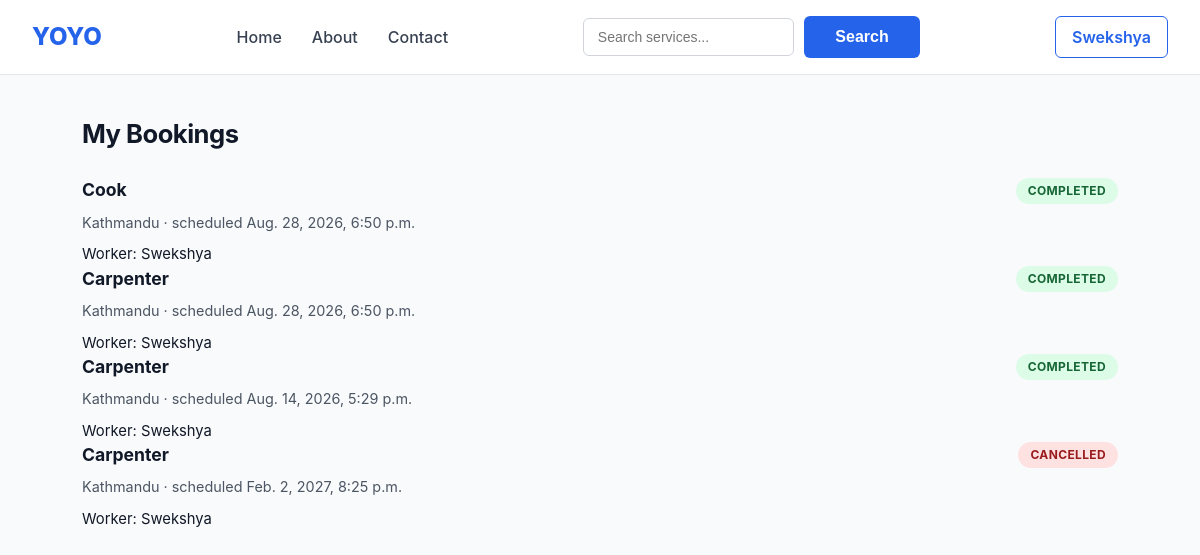
Screenshot of /bookings/mine/ (signed in) with the database file from the repository.
### accounts/models.py (models this page shows, shortened)
class User(AbstractUser):
    class Role(models.TextChoices):
        CUSTOMER = "customer", "Customer"
        WORKER = "worker", "Worker"
        ADMIN = "admin", "Admin"
    id = models.UUIDField(primary_key=True, default=uuid.uuid4, editable=False)
    role = models.CharField(max_length=20, choices=Role.choices, default=Role.CUSTOMER)
    phone_number = models.CharField(max_length=20, unique=True, null=True, blank=True)
    address = models.CharField(max_length=255, blank=True)
    city = models.CharField(max_length=100, blank=True)
    latitude = models.DecimalField(max_digits=9, decimal_places=6, null=True, blank=True)
    longitude = models.DecimalField(max_digits=9, decimal_places=6, null=True, blank=True)
    is_phone_verified = models.BooleanField(default=False)
    created_at = models.DateTimeField(auto_now_add=True)
    updated_at = models.DateTimeField(auto_now=True)

### bookings/models.py (models this page shows, shortened)
class Booking(models.Model):
    class Status(models.TextChoices):
        PENDING = "pending", "Pending"          # created, awaiting worker assignment/acceptance
        ACCEPTED = "accepted", "Accepted"        # worker accepted
        IN_PROGRESS = "in_progress", "In Progress"
        COMPLETED = "completed", "Completed"
        CANCELLED = "cancelled", "Cancelled"
        REJECTED = "rejected", "Rejected"
    id = models.UUIDField(primary_key=True, default=uuid.uuid4, editable=False)
    customer = models.ForeignKey(
        settings.AUTH_USER_MODEL, on_delete=models.CASCADE, related_name="bookings_made"
    )
    worker = models.ForeignKey(
        WorkerProfile, on_delete=models.SET_NULL, null=True, blank=True, related_name="bookings"
    )
    category = models.ForeignKey(ServiceCategory, on_delete=models.PROTECT, related_name="bookings")
    status = models.CharField(max_length=20, choices=Status.choices, default=Status.PENDING)
    address = models.CharField(max_length=255)
    city = models.CharField(max_length=100)
    scheduled_start = models.DateTimeField()
    notes = models.TextField(blank=True)
    estimated_price = models.DecimalField(max_digits=8, decimal_places=2, null=True, blank=True)
    final_price = models.DecimalField(max_digits=8, decimal_places=2, null=True, blank=True)
    created_at = models.DateTimeField(auto_now_add=True)
    updated_at = models.DateTimeField(auto_now=True)
    completed_at = models.DateTimeField(null=True, blank=True)
    cancelled_at = models.DateTimeField(null=True, blank=True)
    cancellation_reason = models.CharField(max_length=255, blank=True)
    class Meta:
        ordering = ["-created_at"]

### categories/models.py (models this page shows, shortened)
class ServiceCategory(models.Model):
    name = models.CharField(max_length=100, unique=True)
    slug = models.SlugField(max_length=110, unique=True)
    description = models.TextField(blank=True)
    service_image=models.ImageField(upload_to='services/', blank=True, null=True)
    icon = models.CharField(max_length=100, blank=True, help_text="Icon name/key for the frontend")
    base_price = models.DecimalField(max_digits=8, decimal_places=2, help_text="Starting/callout price")
    is_active = models.BooleanField(default=True)
    class Meta:
        verbose_name_plural = "Service categories"
        ordering = ["name"]

### workers/models.py (models this page shows, shortened)
class WorkerProfile(models.Model):
    id = models.UUIDField(primary_key=True, default=uuid.uuid4, editable=False)
    user = models.OneToOneField(
        settings.AUTH_USER_MODEL, on_delete=models.CASCADE, related_name="worker_profile"
    )
    bio = models.TextField(blank=True)
    hourly_rate = models.DecimalField(max_digits=8, decimal_places=2, null=True, blank=True)
    city = models.CharField(max_length=100)
    is_available = models.BooleanField(default=True)
    is_verified = models.BooleanField(default=False)
    average_rating = models.DecimalField(max_digits=3, decimal_places=2, default=0)
    total_jobs_completed = models.PositiveIntegerField(default=0)
    skills = models.ManyToManyField(ServiceCategory, related_name="workers", blank=True)
    created_at = models.DateTimeField(auto_now_add=True)

### bookings/views.py (the view)
# urls.py: path("mine/", views.my_bookings, name="mine"),
@login_required
def my_bookings(request):
    if hasattr(request.user, "worker_profile"):
        bookings = BookingService.list_for_worker(request.user.worker_profile)
    else:
        bookings = BookingService.list_for_customer(request.user)
    return render(request, "bookings/mine.html", {"bookings": bookings})

### bookings/services.py (called while the page is built)
    @staticmethod
    def list_for_worker(worker: WorkerProfile):
        return Booking.objects.filter(worker=worker).select_related("category", "customer")

### bookings/templates/bookings/mine.html (shortened to what this page needs)
{% extends "base.html" %}
{% load static %}
{% block css %}
  <link rel="stylesheet" href="{% static 'css/mine.css' %}">
{% endblock %}
{% block content %}
<h2>My Bookings</h2>
{% for booking in bookings %}
<div class="card">
    <h3><a href="{% url 'bookings:detail' booking.id %}">{{ booking.category.name }}</a>
        <span class="badge badge-{{ booking.status }}">{{ booking.get_status_display }}</span>
    </h3>
    <p class="muted">{{ booking.city }} &middot; scheduled {{ booking.scheduled_start }}</p>
    <p>{% if booking.worker %}Worker: {{ booking.worker.user.username }}{% else %}No worker assigned yet{% endif %}</p>
</div>
{% empty %}
<p>You have no bookings yet.</p>
{% endfor %}
{% endblock %}

### templates/base.html (shortened to what this page needs)
{% load static %}
<!DOCTYPE html>
<html lang="en">
<head>
    <link rel="stylesheet" href="{% static 'css/style.css' %}">
    {% block css %}
    {% endblock %}
</head>
<body>
<nav class="navbar">
    <a href="{% url 'categories:list' %}" class="logo">
        YOYO
    </a>
    <ul class="nav-links">
        <li><a href="{% url 'categories:list' %}">Home</a></li>
        <li><a href="{% url 'categories:about' %}">About</a></li>
        <li><a href="{% url 'categories:contact' %}">Contact</a></li>
    </ul>
    <form
    class="search-form"
    method="get"
    action="{% url 'workers:search' %}"
>
    <input
        type="text"
        name="q"
        placeholder="Search services..."
    >
    <button type="submit">
        Search
    </button>
</form>
    {% if user.is_authenticated %}
        <a href="{% url 'accounts:dashboard' %}">
            {{ user.username }}
        </a>
    {% else %}
        <a href="{% url 'accounts:login' %}">
            Login
        </a>
    {% endif %}
</nav>
    <main>
        {% block content %}
        {% endblock %}
    </main>
</body>
</html>

### static/CSS/style.css (style rules this page uses)
* { margin: 0; padding: 0; box-sizing: border-box; }
body { font-family: -apple-system, BlinkMacSystemFont, "Segoe UI", Roboto, Helvetica, Arial, sans-serif; background: #f9fafb; color: #111827; line-height: 1.5; }
a { text-decoration: none; color: inherit; }
ul { list-style: none; }
.navbar { display: flex; align-items: center; justify-content: space-between; gap: 20px; padding: 16px 32px; background: #ffffff; border-bottom: 1px solid #e5e7eb; position: sticky; top: 0; z-index: 100; }
.logo { font-size: 24px; font-weight: 800; color: #2563eb; }
.nav-links { display: flex; align-items: center; gap: 30px; }
.nav-links a { color: #374151; font-weight: 500; transition: color 0.2s ease; }
.search-form { display: flex; align-items: center; gap: 10px; margin: 0; padding: 0; background: transparent; border: none; max-width: 400px; }
.search-form input { width: 250px; margin: 0; padding: 10px 14px; border: 1px solid #d1d5db; border-radius: 6px; font-size: 14px; outline: none; }
.search-form button { padding: 10px 16px; border: none; border-radius: 6px; background: #2563eb; color: #ffffff; font-weight: 600; cursor: pointer; }
.navbar > a:last-child { padding: 8px 16px; border: 1px solid #2563eb; border-radius: 6px; color: #2563eb; font-weight: 600; transition: all 0.2s ease; }
main { max-width: 1100px; margin: 0 auto; padding: 32px; }
h2 { margin-bottom: 16px; font-size: 24px; }
p { color: #4b5563; }
form { max-width: 420px; margin: 32px auto; padding: 32px; background: #ffffff; border: 1px solid #e5e7eb; border-radius: 10px; }
form input, form select, form textarea { width: 100%; margin-bottom: 16px; padding: 12px; border: 1px solid #d1d5db; border-radius: 6px; }
form button[type="submit"] { width: 100%; padding: 12px; border: none; border-radius: 6px; background: #2563eb; color: #ffffff; font-size: 16px; cursor: pointer; }

### static/CSS/mine.css (style rules this page uses)
h2 { font-size: 1.6rem; font-weight: 700; letter-spacing: -0.02em; margin: 8px 0 24px; color: var(--text); }
.card h3 { display: flex; align-items: center; justify-content: space-between; flex-wrap: wrap; gap: 10px; margin: 0 0 8px; font-size: 1.1rem; }
.card h3 a { color: var(--text); text-decoration: none; transition: color 0.15s ease; }
.card .muted { margin: 0 0 10px; font-size: 0.9rem; }
.card p:last-child { margin: 0; font-size: 0.925rem; color: var(--text); }
.card { transition: box-shadow 0.15s ease, transform 0.15s ease; }
.badge { display: inline-flex; align-items: center; padding: 4px 12px; border-radius: 999px; font-size: 0.75rem; font-weight: 700; text-transform: uppercase; letter-spacing: 0.03em; white-space: nowrap; }
.badge-completed { background: #dcfce7; color: #166534; }
.badge-cancelled { background: #fee2e2; color: #991b1b; }

### rows the page displays
User: username "Swekshya"
Booking: category.name "Cook", status "COMPLETED", city "Kathmandu", scheduled_start "Aug. 28, 2026, 6:50 p.m.", worker.user.username "Swekshya"
Booking: category.name "Carpenter", status "COMPLETED", city "Kathmandu", scheduled_start "Aug. 28, 2026, 6:50 p.m.", worker.user.username "Swekshya"
Booking: category.name "Carpenter", status "COMPLETED", city "Kathmandu", scheduled_start "Aug. 14, 2026, 5:29 p.m.", worker.user.username "Swekshya"
Booking: category.name "Carpenter", status "CANCELLED", city "Kathmandu", scheduled_start "Feb. 2, 2027, 8:25 p.m.", worker.user.username "Swekshya"
